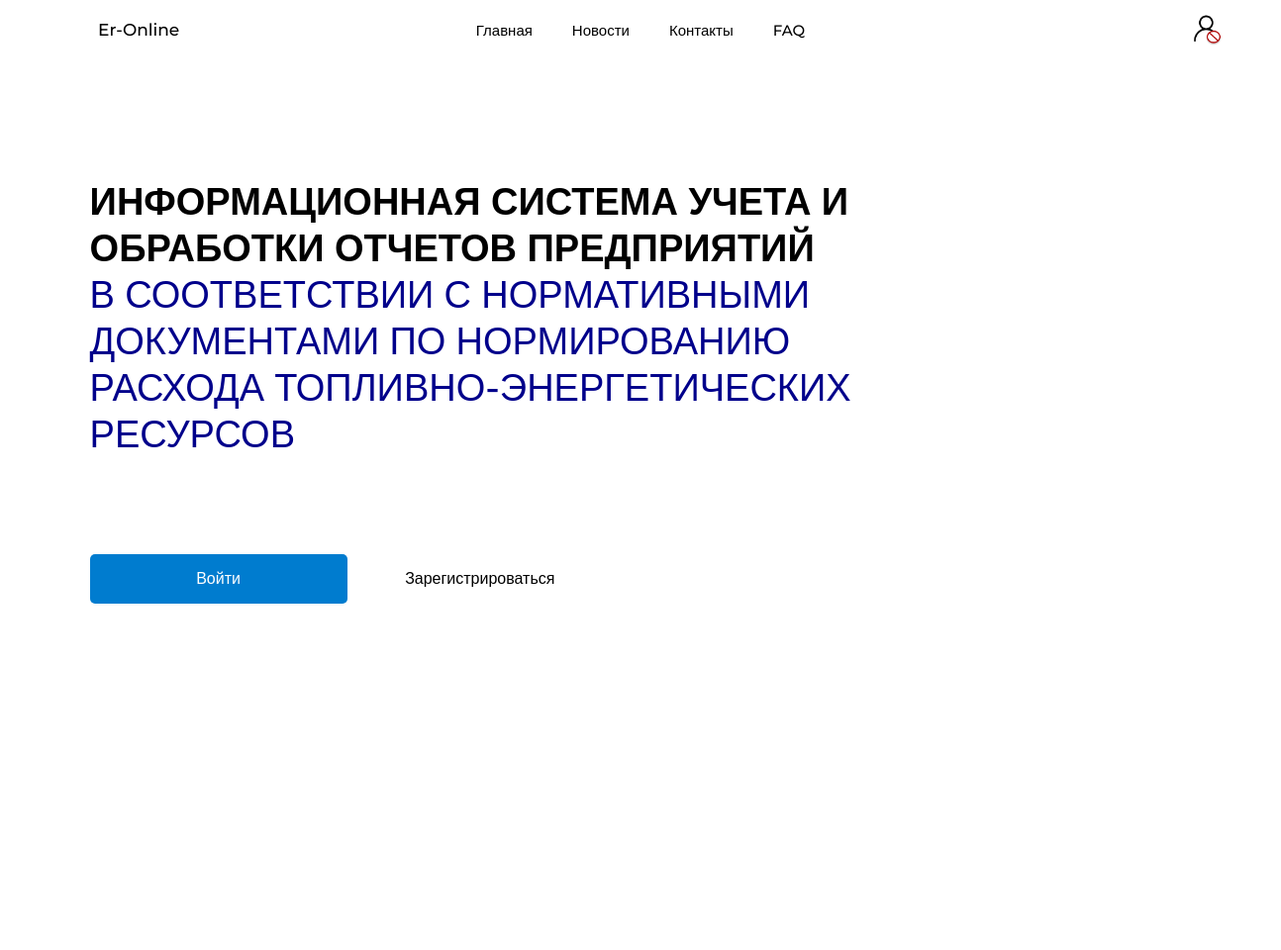
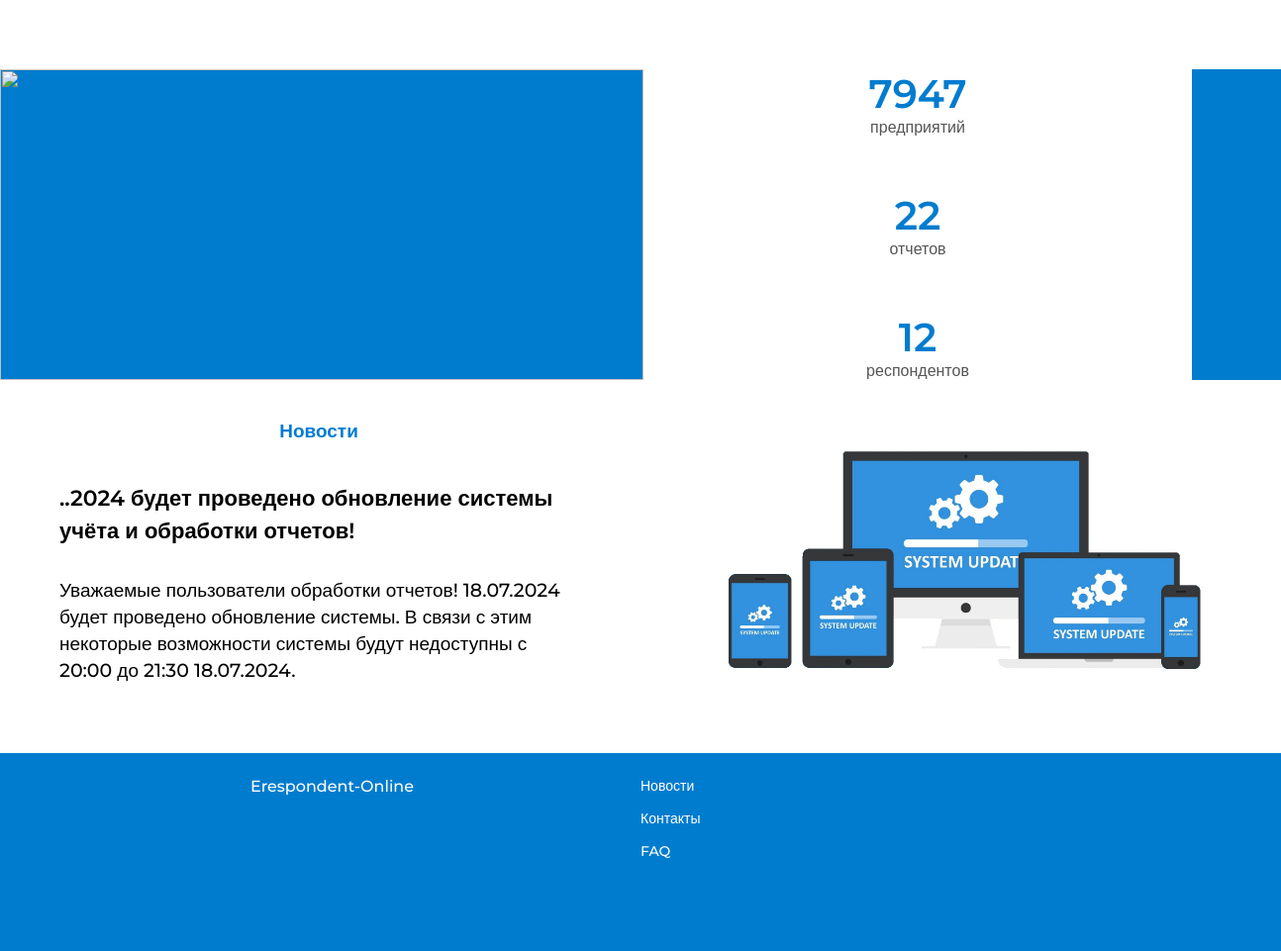
The page / on the database its author committed (2 pictures, top to bottom).
### website/models.py (models this page shows)
class News(db.Model):
    __tablename__ = 'news'
    id = db.Column(db.Integer, primary_key=True)
    title = db.Column(db.String(100))
    text = db.Column(db.String(300))
    img_name = db.Column(db.String(20))
    created_time = db.Column(db.DateTime, nullable=False, default=datetime.now())

### website/views.py (the view)
@views.route('/')
def beginPage():
    user_data = User.query.count()
    organization_data = Organization.query.count()
    report_data = Report.query.count()
    latest_news = News.query.order_by(desc(News.id)).first()
    return render_template('beginPage.html',
                           latest_news=latest_news,
                           user=current_user,
                           user_data = user_data,
                           organization_data = organization_data,
                           report_data = report_data
                           )

### website/templates/beginPage.html (shortened to what this page needs)
{% extends "base.html" %}
{% block content %}
<div class="blurred-background"></div>
<div class="hellow_row">
    <div class= "hellow_row_left">
        <div class = "hellow_row_name">
            Информационная система учета и обработки отчетов предприятий
        </div>
        <div class = "hellow_row_dop_name">
            в соответствии с нормативными документами по нормированию расхода топливно-энергетических ресурсов
        </div>
        <div class = "hellow_buttonarea">
            {% if current_user.is_authenticated and user.type != 'Аудитор'%}
                <button onclick="window.location.href='/report_area'" type="" class = "blue_button">Подать отчет</button>
            {% elif current_user.is_authenticated and user.type == 'Аудитор' %}
                <button onclick="window.location.href='/audit_area/all_reports?year=&quarter='" type="" class = "blue_button">Просмотр отчетов</button>
            {% else %}
                <button onclick="window.location.href='/login'" type="" class = "blue_button">Войти</button>
                <button onclick="window.location.href='/sign'" type="" class = "blue_button_invizback">Зарегистрироваться</button>
            {% endif %}
        </div>
    </div>
    <div class= "hellow_row_right">
    </div>
</div>
<div class="statistics-row">
    <div class = "statistics-row-left">
        <img src="{{ url_for('static', filename='img/stats.jpg')}}" alt="">
    </div>
    <div class = "statistics-row-right">
        <div class="item_stat">
            <div class = "stat_count">{{organization_data}}</div>
            <a class = "stat_name">предприятий</a>
        </div>
        <div class="item_stat">
            <div class = "stat_count">{{report_data}}</div>
            <a class = "stat_name">отчетов</a>
        </div>
        <div class="item_stat">
            <div class = "stat_count">{{user_data}}</div>
            <a class = "stat_name">респондентов</a>
        </div>
    </div>
</div>
<div class="news-row" id = "news_row">
    <div class = "news-row-left">
        <div class="item_news">
            <a class = "news_name">Новости</a>
            <p class = "first_p">{{latest_news.title}}</p>
            <p class = "second_p">{{latest_news.text}}</p>
        </div>
    </div>
    <div class = "news-row-right">
        <img src="{{ url_for('static', filename='img/news/' + latest_news.img_name) }}" alt="">
    </div>
</div>
{% endblock %}

### website/static/css/base.css (style rules this page uses)
* { margin: 0; padding: 0; font-family: Montserrat, Arial, sans-serif; }
html, body { margin: 0; padding: 0; overflow: visible; }
a { text-decoration: none; }
body { display: flex; flex-direction: column; min-height: 100vh; background-color:#fff; overflow-x: hidden; color: rgb(0, 0, 0); }
:root { --color1: #7dc5ff; --color2: rgba(184, 220, 255, 0.6); --color3: #0085f1; --color7: rgb(96, 255, 122); --remarksclr: rgba(255, 186, 96, 0.705); --odobrclr: rgb(96, 255, 122, 0.705); --delclr: rgb(255, 96, 96, 0.705); --blue-back: #007ccf; --green-back: #00aaaa;; --blue-back-hover: #0067ac; --moreblue_text: darkblue; }
.blurred-background { position: absolute; top: 0; left: 0; width: 100%; height: 100%; z-index: -1; filter: blur(80px); animation: gradient-animation 15s ease infinite; opacity: 1; transition: opacity 3s ease-in-out; }
.blue_button { line-height: 1.5715; position: relative; display: inline-block; font-weight: 400; white-space: nowrap; text-align: center; background-image: none; box-shadow: 0 2px 0 rgba(0, 0, 0, .015); cursor: pointer; transition: all .3s cubic-bezier(.645,.045,.355,1); -webkit-user-select: none; -moz-user-select: none; -ms-user-select: none; user-select: none; touch-action: manipulation; height: 35px; padding: 4px 15px; font-size: 13px; border-radius: 5px; margin-top: 20px; border: none; background: var(--blue-back); color: white; }
.blue_button_invizback { background-color: #00000000; box-shadow: none; color: rgb(0, 0, 0); font-weight: 500; height: 35px; padding: 4px 15px; font-size: 14px; border: none; transition: 0.3s color ease; cursor: pointer; }
.hellow_row { width: calc(100% ); min-height: calc(100vh - 180px); display: flex; flex-direction: row; justify-content: start; align-items: left; padding: 180px 0 0 0; padding-left: 7%; }
.hellow_row_left { display: flex; flex-direction: column; max-width: 66.66666667%; padding-bottom: 200px; }
.hellow_row_name, .hellow_row_dop_name { font-size: 38px; text-transform: uppercase; text-align: left; font-weight: 600; }
.hellow_row_name { color: transparent; animation: fadeInTextblack 1s ease forwards; }
.hellow_row_dop_name { font-weight: 500; padding-bottom: 9%; animation: fadeInTextblue 1s ease forwards; }
.hellow_buttonarea button { height: 50px; width: 260px; padding: 0 30px; font-size: 16px; }
.hellow_row_right { min-height: 1px; padding-left: 30px; }
.statistics-row { max-width: 100%; margin-top: 220px; background-color: var(--blue-back); display: flex; flex-direction: row; justify-content: center; }
.statistics-row-left img { width: 650px; height: 100%; object-fit: cover; }
.statistics-row-right { width: 555px; height: auto; display: flex; flex-direction: column; background-color: white; justify-content: center; margin-right: 90px; }
.item_stat { display: flex; flex-direction: column; text-align: center; }
.item_stat:nth-child(2) { margin: 10% 0 }
.stat_count { font-size: 40px; color: var(--blue-back); font-weight: 600; text-align: center; align-items: center; }
.stat_name { font-size: 16px; color: #555555; font-weight: 500; }
.news-row { max-width: 100%; margin: 0 0; height: auto; display: flex; flex-direction: row; justify-content: center; align-items: center; }
.news-row-left { width: 555px; height: auto; display: flex; flex-direction: column; padding: 40px 60px; justify-content: start; background-color: white; }
.news-row-right { max-width: 650px; text-align: center; }
.news-row-right img { width: 80%; height: auto; object-fit: cover; }
.item_news { display: flex; flex-direction: column; align-items: center; }
.news_name { font-size: 19px; color: var(--blue-back); font-weight: 600; padding-bottom: 40px; }
.item_news .first_p { font-size: 22px; padding-bottom: 30px; font-weight: 600; line-height: 33px; }
.item_news .second_p { font-size: 19px; padding-bottom: 30px; font-weight: 500; line-height: 27px; }

### rows shown on the page
News: title "..2024 будет проведено обновление системы учёта и обработки отчетов!", text "Уважаемые пользователи обработки отчетов! 18.07.2024 будет проведено обновление системы. В связи с этим некоторые возможности системы будут недоступны с 20:00 до 21:30 18.07.2024.", img_name (picture)

### other values the page prints
{{ organization_data }} "7947"
{{ report_data }} "22"
{{ user_data }} "12"
